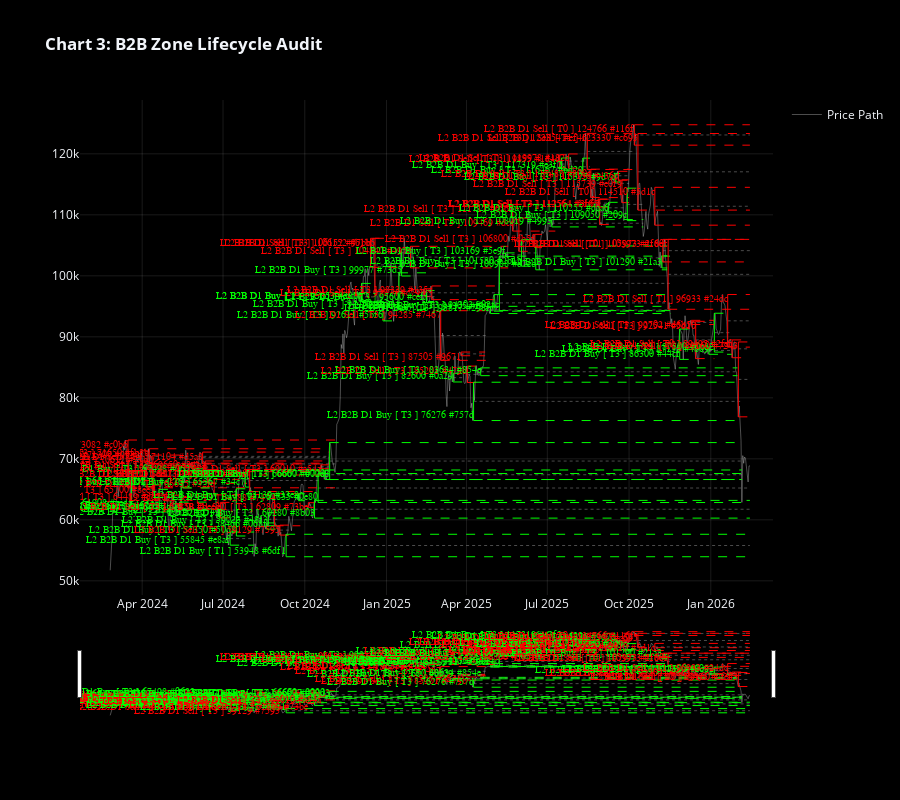

Notebook cell for this chart:
### Markdown cell above
## 4. The Siege Layer: 5-Pointer B2B Engines
**Methodology:** Zones are formed via a strict **5-Pointer pattern** (P1-p5). 
*   **Constraint 1:** No Interruption. If a new swing forms before Point 4 confirms, the zone is discarded.
*   **Constraint 2:** Early Fade. If L2 is breached before confirmation, the zone is void.
*   **Lifecycle:** Zones track T1 (L1), T2 (50%), and T3 (L2) touches based on High/Low wicks, but stay active until a **Close** breaches the invalidation border (L2).

### Code cell
fig3 = visualizer.create_b2b_audit(df, zones, title="Chart 3: B2B Zone Lifecycle Audit")
fig3.show()
